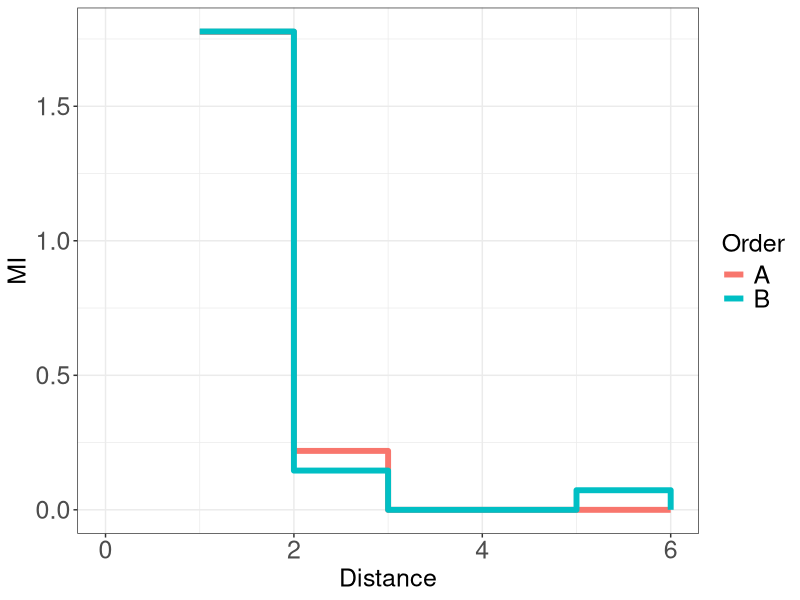
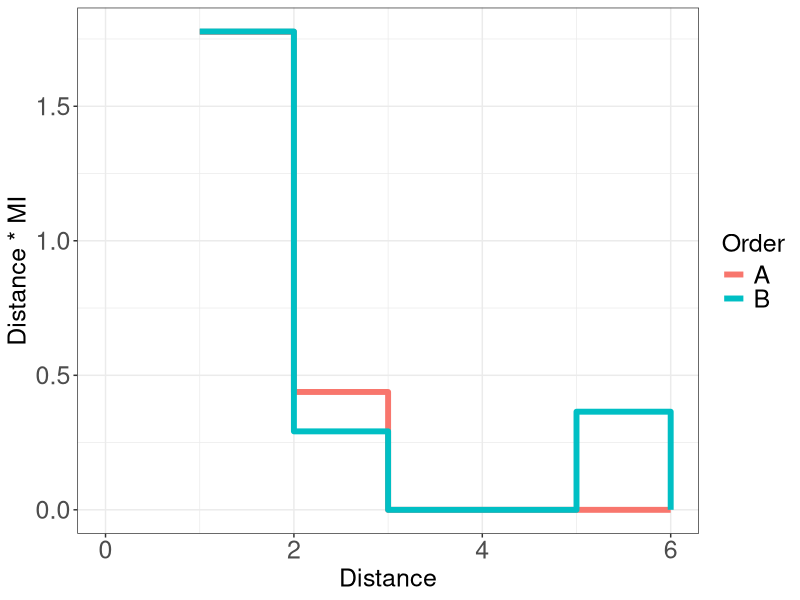
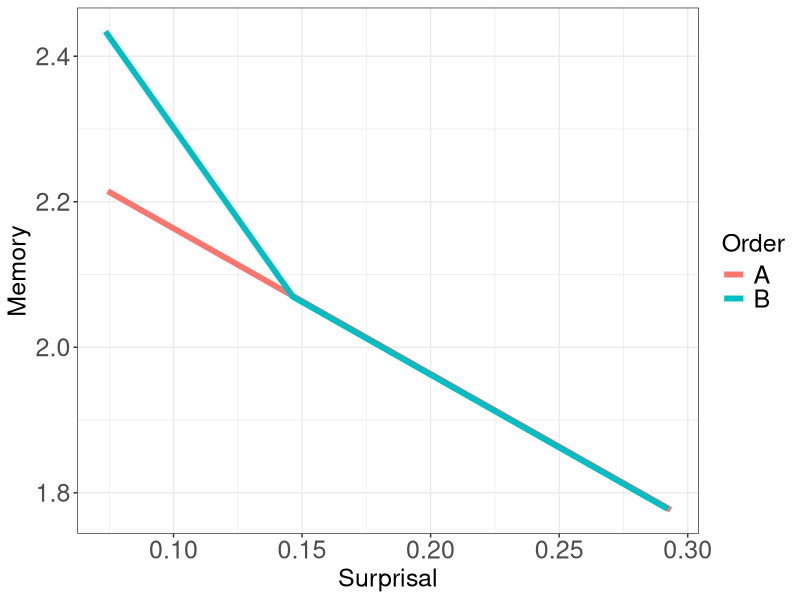
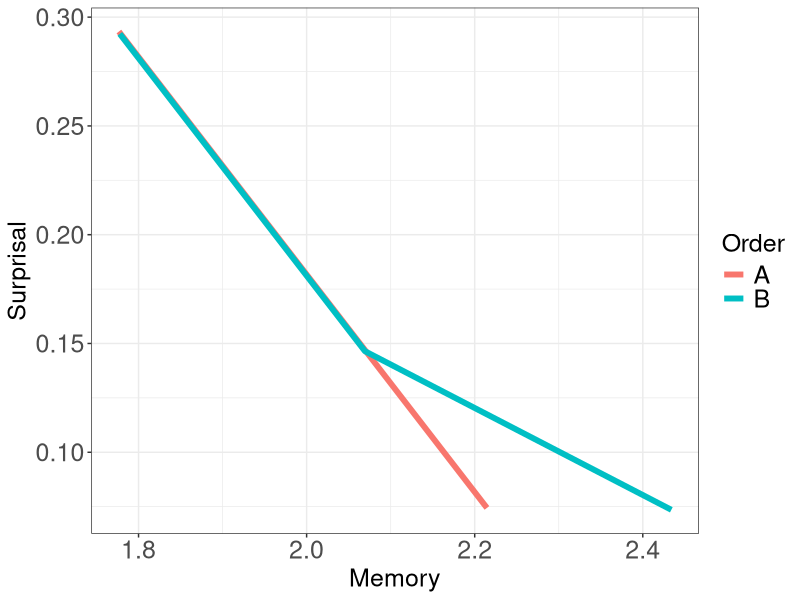
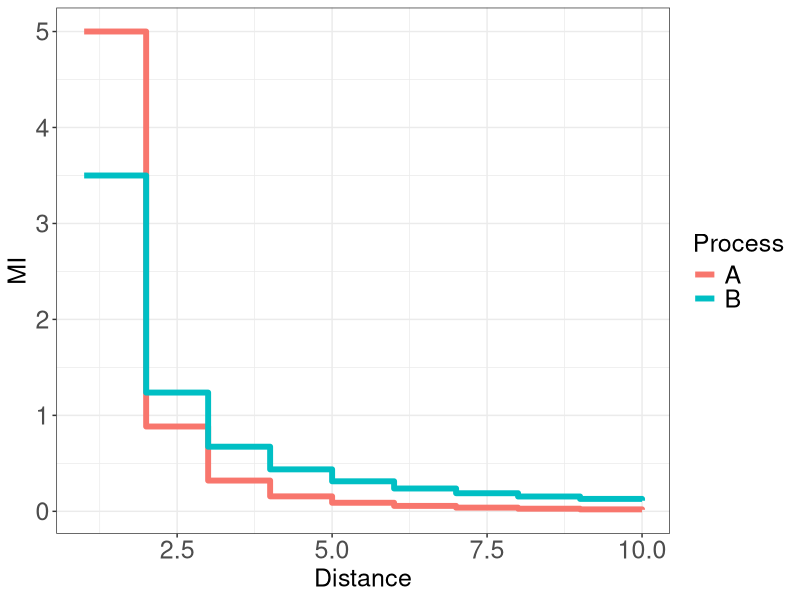
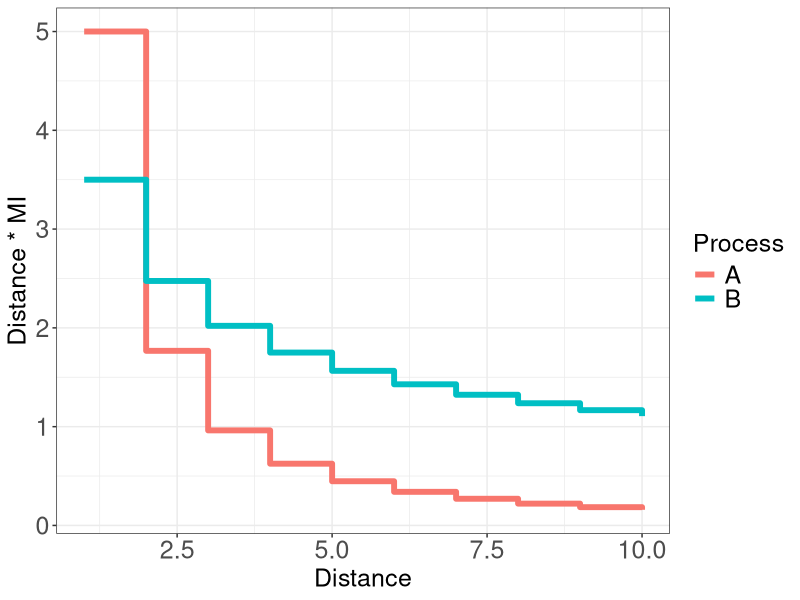
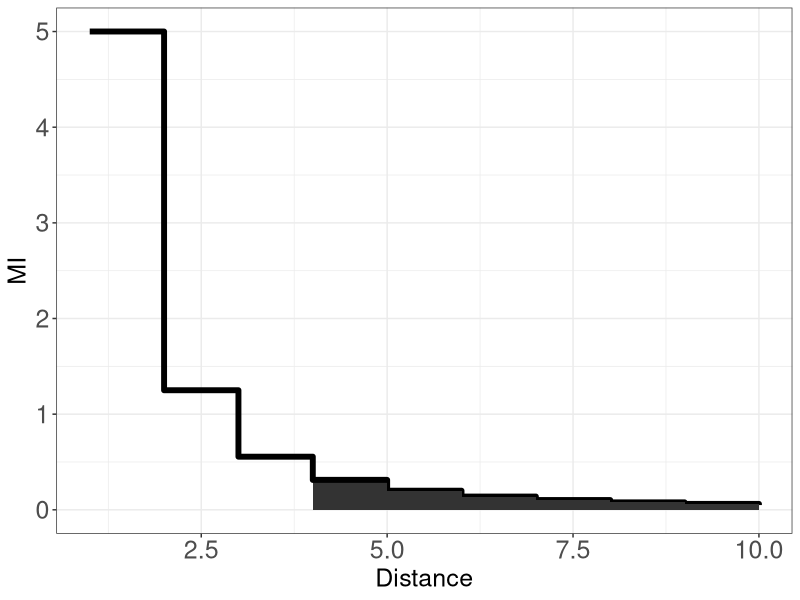
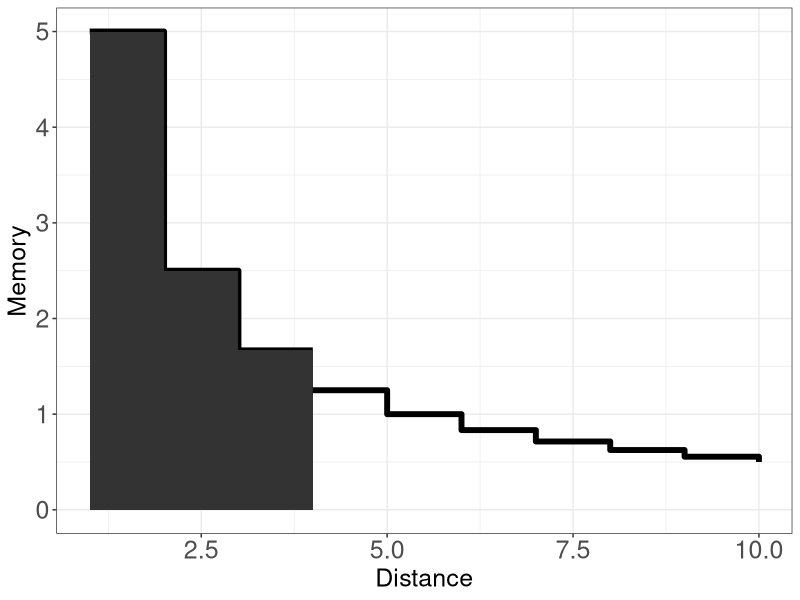

Source code (R) for these figures, in order:
library(tidyr)
library(dplyr)
library(ggplot2)

data = read.csv("results.tsv", sep="\t")

data = data %>% mutate(Order = ifelse(Type=="good", "A", "B"))


plot = ggplot(data=data, aes(x=Distance, y=MI, color=Order)) + geom_step(size=2) + theme_bw() + theme(axis.text=element_text(size=18), axis.title=element_text(size=18), legend.title=element_text(size=18), legend.text=element_text(size=18))

ggsave("toy-mis.pdf")




plot = ggplot(data=data, aes(x=Distance, y=Distance * MI, color=Order)) + geom_step(size=2) + theme_bw() + theme(axis.text=element_text(size=18), axis.title=element_text(size=18), legend.title=element_text(size=18), legend.text=element_text(size=18))

ggsave("toy-t-mis.pdf")



data$MI[is.na(data$MI)] = 0
data = data %>% group_by(Order) %>% mutate(CumMI = cumsum(MI), Memory = cumsum(Distance*MI)) %>% mutate(Surprisal = 2.07-CumMI)
plot = ggplot(data=data %>% filter(Surprisal < 2.0), aes(x=Surprisal, y=Memory, color=Order)) + geom_line(size=2) + theme_bw() + theme(axis.text=element_text(size=18), axis.title=element_text(size=18), legend.title=element_text(size=18), legend.text=element_text(size=18))


ggsave("toy-surp-mem.pdf")


plot = ggplot(data=data %>% filter(Surprisal < 2.0), aes(x=Memory, y=Surprisal, color=Order)) + geom_line(size=2) + theme_bw() + theme(axis.text=element_text(size=18), axis.title=element_text(size=18), legend.title=element_text(size=18), legend.text=element_text(size=18))


ggsave("toy-mem-surp.pdf")







#plot = ggplot(data=data, aes(x=Distance, y=Distance*MI, color=Type)) + geom_line()


x = (1:10)
y = 5 * x^(-2)

data = data.frame(Distance=x, MI=y)

plot = ggplot(data=data, aes(x=Distance, y=MI)) + geom_step(size=2) + theme_bw() + theme(axis.text=element_text(size=18), axis.title=element_text(size=18), legend.title=element_text(size=18), legend.text=element_text(size=18))


plot = ggplot(data=data, aes(x=Distance, y=Distance * MI)) + geom_step(size=2) + theme_bw() + theme(axis.text=element_text(size=18), axis.title=element_text(size=18), legend.title=element_text(size=18), legend.text=element_text(size=18))





x1 = (1:10)
y1 = 5 * x^(-2.5)

data1 = data.frame(Distance=x1, MI=y1)
data1$Process = "A"

x2 = (1:10)
y2 = 3.5 * x^(-1.5)

data2 = data.frame(Distance=x2, MI=y2)
data2$Process = "B"


data = rbind(data1, data2) 

plot = ggplot(data=data, aes(x=Distance, y=MI, color=Process, group=Process)) + geom_step(size=2) + theme_bw() + theme(axis.text=element_text(size=18), axis.title=element_text(size=18), legend.title=element_text(size=18), legend.text=element_text(size=18))



ggsave("decay.pdf")



plot = ggplot(data=data, aes(x=Distance, y=Distance * MI, color=Process, group=Process)) + geom_step(size=2) + theme_bw() + theme(axis.text=element_text(size=18), axis.title=element_text(size=18), legend.title=element_text(size=18), legend.text=element_text(size=18))


ggsave("memory.pdf")







x = c(0.07, 0.07)
y = c(2.2, 2.4)
data = data.frame(Surprisal=x, Memory=y)

plot = ggplot(data=data, aes(x=Surprisal, y=Memory)) + geom_point() + theme_bw() + theme(axis.text=element_text(size=18), axis.title=element_text(size=18), legend.title=element_text(size=18), legend.text=element_text(size=18)) + xlim(0,1) + ylim(0,3)


x= c(0.0, 1.0)
     y = c(1.0, 0.0)
data2 = data.frame(Surprisal=x, Memory=y)

plot = ggplot(data=data2, aes(x=Surprisal, y=Memory)) + geom_line() + theme_bw() + theme(axis.text=element_text(size=18), axis.title=element_text(size=18), legend.title=element_text(size=18), legend.text=element_text(size=18)) + xlim(0,3) + ylim(0,3) 







x = (1:10)
y = 5 * x^(-2)

data = data.frame(Distance=x, MI=y)

df2 <- rbind(
  data,
  transform(data[order(data$Distance),],
    Distance=Distance - 1e-9,  # required to avoid crazy steps
    MI=ave(MI, FUN=function(z) c(z[[1]], head(z, -1L)))
) )

T = 4
plot = ggplot(data=df2 %>% filter(Distance >= T), aes(x=Distance, y=MI)) + geom_step(size=2) + theme_bw() + theme(axis.text=element_text(size=18), axis.title=element_text(size=18), legend.title=element_text(size=18), legend.text=element_text(size=18)) + geom_area() + geom_step(size=2, data=df2 %>% filter(Distance < T+1))
ggsave("add-surp.pdf")


data2 = data.frame(Distance=data$Distance, Memory=data$Distance*data$MI)
df3 <- rbind(
  data2,
  transform(data2[order(data2$Distance),],
    Distance=Distance - 1e-9,  # required to avoid crazy steps
    Memory=ave(Memory, FUN=function(z) c(z[[1]], head(z, -1L)))
) )

plot = ggplot(data=df3 %>% filter(Distance < T), aes(x=Distance, y=Memory)) + geom_step(size=2) + theme_bw() + theme(axis.text=element_text(size=18), axis.title=element_text(size=18), legend.title=element_text(size=18), legend.text=element_text(size=18)) + geom_area() + geom_step(size=2, data=df3 %>% filter(Distance >= T))

ggsave("lower-mem.pdf")






for(T in (1:10)) {
   plot = ggplot(data=df2 %>% filter(Distance >= T), aes(x=Distance, y=MI)) + geom_step(size=2) + theme_bw() + theme(axis.text=element_text(size=18), axis.title=element_text(size=18), legend.title=element_text(size=18), legend.text=element_text(size=18)) + geom_area() + geom_step(size=2, data=df2 %>% filter(Distance < T+1))
   ggsave(paste("add-surp-",T,".pdf", sep=""))
   
   plot = ggplot(data=df3 %>% filter(Distance < T), aes(x=Distance, y=Memory)) + geom_step(size=2) + theme_bw() + theme(axis.text=element_text(size=18), axis.title=element_text(size=18), legend.title=element_text(size=18), legend.text=element_text(size=18)) + geom_area() + geom_step(size=2, data=df3 %>% filter(Distance >= T))
   
   ggsave(paste("lower-mem-",T,".pdf", sep=""))
}









x1 = (1:10)
y1 = 5 * x^(-2.5)

data1 = data.frame(Distance=x1, MI=y1)
data1$Process = "A"

data = rbind(data1) 

plot = ggplot(data=data, aes(x=Distance, y=MI)) + geom_step(size=2) + theme_bw() + theme(axis.text=element_text(size=18), axis.title=element_text(size=18), legend.title=element_text(size=18), legend.text=element_text(size=18))



ggsave("decay-A.pdf")



plot = ggplot(data=data, aes(x=Distance, y=Distance * MI)) + geom_step(size=2) + theme_bw() + theme(axis.text=element_text(size=18), axis.title=element_text(size=18), legend.title=element_text(size=18), legend.text=element_text(size=18))


ggsave("memory-A.pdf")












# Listener's Memory-Surprisal Curve

x1 = (1:10)
y1 = 5.3 * x^(-2.5)

data1 = data.frame(Distance=x1, MI=y1)
data1$Process = "A"

data = rbind(data1) 

library(tidyr)

data = data %>% group_by(Process) %>% mutate(CumMI = cumsum(MI))
data = data %>% group_by(Process) %>% mutate(Memory = cumsum(MI*Distance))

data = data %>% mutate(Surprisal = 10-CumMI)

plot = ggplot(data=data, aes(x=Memory, y=Surprisal)) + geom_line(size=2) + theme_bw() + theme(axis.text=element_text(size=18), axis.title=element_text(size=18), legend.title=element_text(size=18), legend.text=element_text(size=18))



ggsave("listener-tradeoff-A.pdf")









# Listener's Memory-Surprisal Curve

x1 = (1:10)
y1 = 5.3 * x^(-2.5)

data1 = data.frame(Distance=x1, MI=y1)
data1$Process = "A"

x2 = (1:10)
y2 = 3.5 * x^(-1.5)

data2 = data.frame(Distance=x2, MI=y2)
data2$Process = "B"


data = rbind(data1, data2) 

library(tidyr)

data = data %>% group_by(Process) %>% mutate(CumMI = cumsum(MI))
data = data %>% group_by(Process) %>% mutate(Memory = cumsum(MI*Distance))

data = data %>% mutate(Surprisal = 10-CumMI)

plot = ggplot(data=data, aes(x=Memory, y=Surprisal, color=Process, group=Process)) + geom_line(size=2) + theme_bw() + theme(axis.text=element_text(size=18), axis.title=element_text(size=18), legend.title=element_text(size=18), legend.text=element_text(size=18))



ggsave("listener-tradeoff.pdf")











